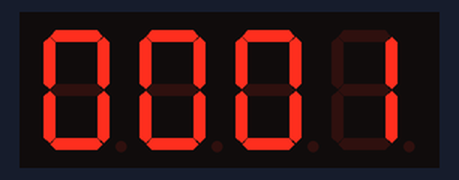
Recording of a sketch running on a simulated Arduino Nano, built with avr-gcc and run on an emulated ATmega328P. Shown: 4-digit seven-segment display.

Above: at 0.18 s.
At 5.0 s:
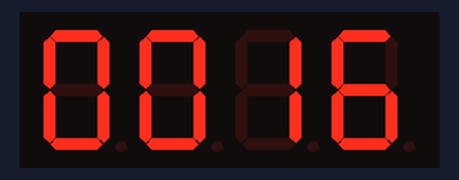
At 9.81 s:
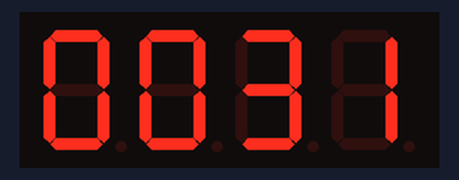
At 19.77 s:
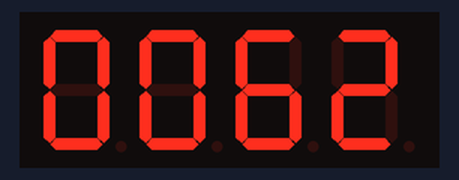
At 29.73 s:
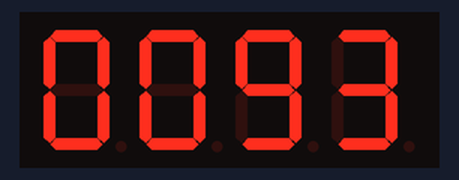
At 39.69 s:
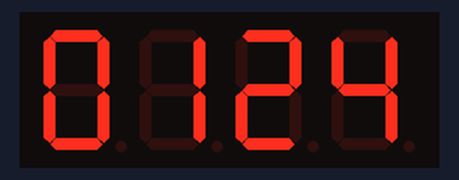

The sketch:

ArduinoNano-Counter-TM1637.ino
```cpp
#include <TM1637Display.h>

// Definovanie pinu pre CLK a DIO
#define CLK 2  // D2 na Arduino Nano
#define DIO 3  // D3 na Arduino Nano

// Vytvorenie inštancie pre displej
TM1637Display display(CLK, DIO);

void setup() {
  display.setBrightness(0x0f);  // Nastavenie maximálneho jasu displeja
}

void loop() {
  // Cyklus pre zobrazenie čísiel od 0001 po 9999
  for (int i = 1; i <= 9999; i++) {
    display.showNumberDec(i, true, 4, 0);  // Zobrazenie čísla na 4 miestach
    delay(300);  // 0,3 sekundy oneskorenie
  }
}
```
